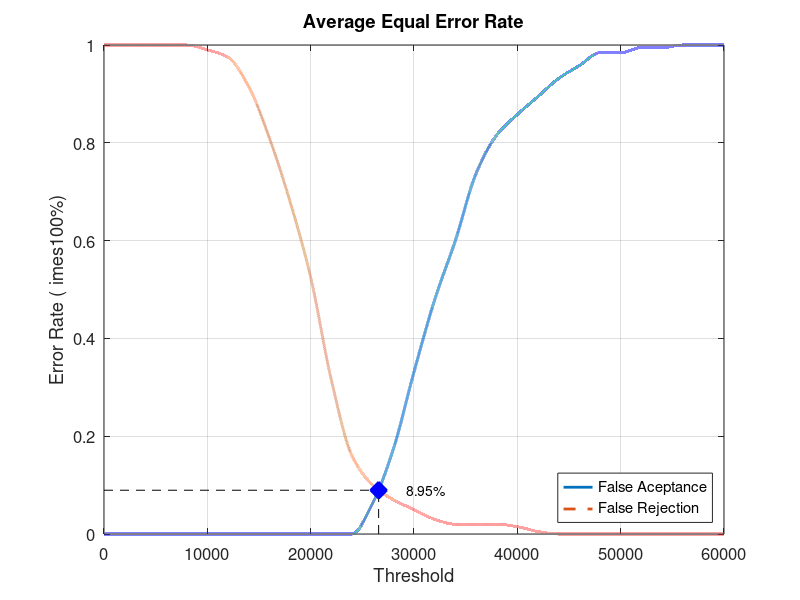
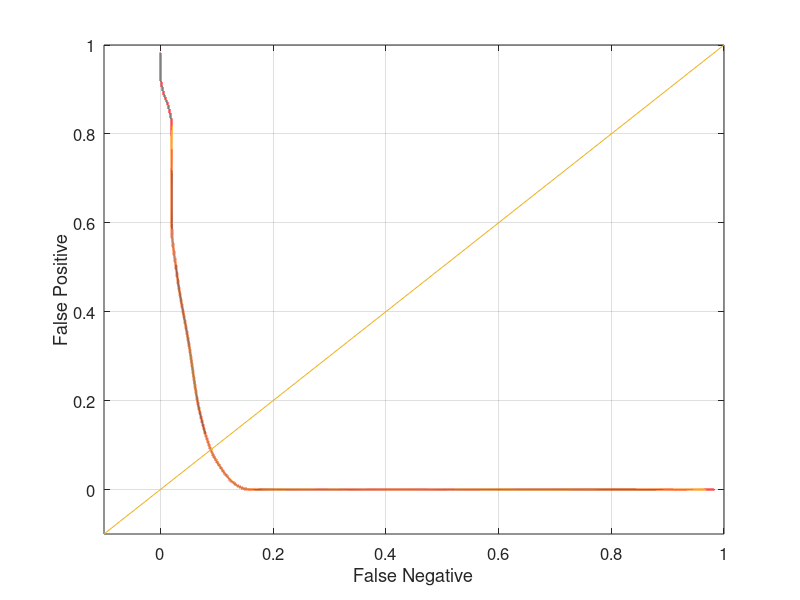

Write the MATLAB code that produced these figures, in order.
close all;
clear;
clc;
x = 0:2000:60000;
xq = 0:0.5:60000;

y0 = [0 0 0 0 0 0 0 0 0 0 0 0 0 0.0631579 0.173684 0.331579 0.478947 0.6 0.736842 0.815789 0.857895 0.894737 0.931579 0.957895 0.984211 0.984211 0.994737 0.994737 1 1 1]
yy0 = interp1(x, y0, xq, 'pchip');
y1 = [1 1 1 1 1 0.99 0.975 0.915 0.81 0.68 0.525 0.315 0.16 0.1 0.07 0.05 0.03 0.02 0.02 0.02 0.015 0.005 0 0 0 0 0 0 0 0 0]
yy1 = interp1(x, y1, xq, 'pchip');

% Calculating EER: 
y2 = abs(y0 - y1);
find(y2 == min(y2))
yy2 = abs(yy0 - yy1);
xEER = find(yy2 == min(yy2));
xEERIndex = xq(xEER) % X-axis EER
yEER = yy0(xEER) % Y-axis EER

main = figure
plot(xq, yy0,'-','LineWidth', 2);	hold on
plot(xq, yy1,'--','LineWidth', 2);	hold on
plot([xEERIndex xEERIndex], [0 yEER], 'k--');	hold on
plot([0 xEERIndex], [yEER yEER], 'k--');	hold on
plot(xEERIndex, yEER, 'bx', 'LineWidth', 10);	hold on
text(xEERIndex + 10 * xEERIndex / 100, yEER, [num2str(round((10000 * yEER)) / 100) '%'])
legend('False Aceptance', 'False Rejection', 'Location', 'SouthEast')
xlabel('Threshold')
ylabel('Error Rate (	imes100%)')
title('Average Equal Error Rate')
set(gca, 'FontSize', 12)
axis([0 60000 0 1])
grid on

print(main, 'Database1_3Main', '-dpng');
FNRxFPR = figure('Color', [1 1 1]);
plot(yy1, yy0, '-', yy1, yy0, 'LineWidth', 2);
hold on
y = -0.1:0.1:1
plot(y, y); 
set(gca, 'FontSize', 12)
xlabel('False Negative')
ylabel('False Positive')
axis([-0.1 1 -0.1 1])
set(gca, 'FontSize', 12)
grid on

print(FNRxFPR, 'Database1_3FNRxFPR','-dpng');
